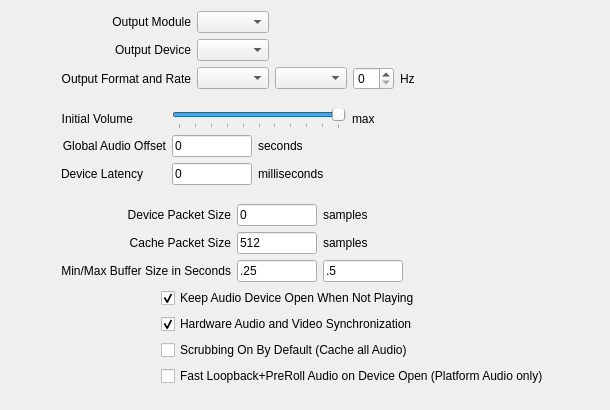
     <widget class="QWidget" name="audioTab">
      <attribute name="title">
       <string>Audio</string>
      </attribute>
      <layout class="QHBoxLayout" name="horizontalLayout_39">
       <item>
        <spacer name="horizontalSpacer_32">
         <property name="orientation">
          <enum>Qt::Horizontal</enum>
         </property>
         <property name="sizeType">
          <enum>QSizePolicy::MinimumExpanding</enum>
         </property>
         <property name="sizeHint" stdset="0">
          <size>
           <width>50</width>
           <height>20</height>
          </size>
         </property>
        </spacer>
       </item>
       <item>
        <layout class="QVBoxLayout" name="verticalLayout_10">
         <item>
          <layout class="QFormLayout" name="formLayout_13">
           <property name="labelAlignment">
            <set>Qt::AlignRight|Qt::AlignTrailing|Qt::AlignVCenter</set>
           </property>
           <item row="0" column="0">
            <widget class="QLabel" name="label_60">
             <property name="text">
              <string>Output Module</string>
             </property>
             <property name="alignment">
              <set>Qt::AlignRight|Qt::AlignTrailing|Qt::AlignVCenter</set>
             </property>
            </widget>
           </item>
           <item row="0" column="1">
            <layout class="QHBoxLayout" name="horizontalLayout_8">
             <item>
              <widget class="QComboBox" name="audioModuleCombo"/>
             </item>
             <item>
              <spacer name="horizontalSpacer_8">
               <property name="orientation">
                <enum>Qt::Horizontal</enum>
               </property>
               <property name="sizeHint" stdset="0">
                <size>
                 <width>40</width>
                 <height>20</height>
                </size>
               </property>
              </spacer>
             </item>
            </layout>
           </item>
           <item row="1" column="0">
            <widget class="QLabel" name="label_59">
             <property name="text">
              <string>Output Device</string>
             </property>
             <property name="alignment">
              <set>Qt::AlignRight|Qt::AlignTrailing|Qt::AlignVCenter</set>
             </property>
            </widget>
           </item>
           <item row="1" column="1">
            <layout class="QHBoxLayout" name="horizontalLayout_9">
             <item>
              <widget class="QComboBox" name="audioDeviceCombo"/>
             </item>
             <item>
              <spacer name="horizontalSpacer_9">
               <property name="orientation">
                <enum>Qt::Horizontal</enum>
               </property>
               <property name="sizeHint" stdset="0">
                <size>
                 <width>40</width>
                 <height>20</height>
                </size>
               </property>
              </spacer>
             </item>
            </layout>
           </item>
           <item row="2" column="0">
            <widget class="QLabel" name="label">
             <property name="text">
              <string>Output Format and Rate</string>
             </property>
             <property name="alignment">
              <set>Qt::AlignRight|Qt::AlignTrailing|Qt::AlignVCenter</set>
             </property>
            </widget>
           </item>
           <item row="2" column="1">
            <layout class="QHBoxLayout" name="horizontalLayout_7">
             <item>
              <widget class="QComboBox" name="audioDeviceLayoutCombo"/>
             </item>
             <item>
              <widget class="QComboBox" name="audioDeviceFormatCombo"/>
             </item>
             <item>
              <widget class="QSpinBox" name="audioDeviceRateWidget"/>
             </item>
             <item>
              <widget class="QLabel" name="label_61">
               <property name="text">
                <string>Hz</string>
               </property>
              </widget>
             </item>
             <item>
              <spacer name="horizontalSpacer_7">
               <property name="orientation">
                <enum>Qt::Horizontal</enum>
               </property>
               <property name="sizeHint" stdset="0">
                <size>
                 <width>40</width>
                 <height>20</height>
                </size>
               </property>
              </spacer>
             </item>
            </layout>
           </item>
          </layout>
         </item>
         <item>
          <spacer name="verticalSpacer">
           <property name="orientation">
            <enum>Qt::Vertical</enum>
           </property>
           <property name="sizeType">
            <enum>QSizePolicy::Fixed</enum>
           </property>
           <property name="sizeHint" stdset="0">
            <size>
             <width>20</width>
             <height>13</height>
            </size>
           </property>
          </spacer>
         </item>
         <item>
          <layout class="QFormLayout" name="formLayout_14">
           <property name="fieldGrowthPolicy">
            <enum>QFormLayout::AllNonFixedFieldsGrow</enum>
           </property>
           <item row="0" column="0">
            <widget class="QLabel" name="label_57">
             <property name="text">
              <string>Initial Volume</string>
             </property>
             <property name="alignment">
              <set>Qt::AlignRight|Qt::AlignTrailing|Qt::AlignVCenter</set>
             </property>
            </widget>
           </item>
           <item row="0" column="1">
            <layout class="QHBoxLayout" name="horizontalLayout_10">
             <item>
              <widget class="QSlider" name="volumeSlider">
               <property name="minimumSize">
                <size>
                 <width>80</width>
                 <height>0</height>
                </size>
               </property>
               <property name="maximum">
                <number>100</number>
               </property>
               <property name="value">
                <number>100</number>
               </property>
               <property name="orientation">
                <enum>Qt::Horizontal</enum>
               </property>
               <property name="invertedAppearance">
                <bool>false</bool>
               </property>
               <property name="invertedControls">
                <bool>false</bool>
               </property>
               <property name="tickPosition">
                <enum>QSlider::TicksBelow</enum>
               </property>
              </widget>
             </item>
             <item>
              <widget class="QLabel" name="label_58">
               <property name="text">
                <string>max</string>
               </property>
              </widget>
             </item>
             <item>
              <spacer name="horizontalSpacer_10">
               <property name="orientation">
                <enum>Qt::Horizontal</enum>
               </property>
               <property name="sizeHint" stdset="0">
                <size>
                 <width>40</width>
                 <height>20</height>
                </size>
               </property>
              </spacer>
             </item>
            </layout>
           </item>
           <item row="1" column="0">
            <widget class="QLabel" name="label_70">
             <property name="text">
              <string>Global Audio Offset</string>
             </property>
             <property name="alignment">
              <set>Qt::AlignRight|Qt::AlignTrailing|Qt::AlignVCenter</set>
             </property>
            </widget>
           </item>
           <item row="1" column="1">
            <layout class="QHBoxLayout" name="horizontalLayout_32">
             <item>
              <widget class="QLineEdit" name="audioGlobalOffsetEdit">
               <property name="maximumSize">
                <size>
                 <width>80</width>
                 <height>16777215</height>
                </size>
               </property>
               <property name="text">
                <string>0</string>
               </property>
              </widget>
             </item>
             <item>
              <widget class="QLabel" name="label_72">
               <property name="text">
                <string>seconds</string>
               </property>
              </widget>
             </item>
             <item>
              <spacer name="horizontalSpacer_44">
               <property name="orientation">
                <enum>Qt::Horizontal</enum>
               </property>
               <property name="sizeHint" stdset="0">
                <size>
                 <width>40</width>
                 <height>20</height>
                </size>
               </property>
              </spacer>
             </item>
            </layout>
           </item>
           <item row="2" column="0">
            <widget class="QLabel" name="label_73">
             <property name="text">
              <string>Device Latency</string>
             </property>
             <property name="alignment">
              <set>Qt::AlignRight|Qt::AlignTrailing|Qt::AlignVCenter</set>
             </property>
            </widget>
           </item>
           <item row="2" column="1">
            <layout class="QHBoxLayout" name="horizontalLayout_33">
             <item>
              <widget class="QLineEdit" name="audioDeviceLatencyEdit">
               <property name="maximumSize">
                <size>
                 <width>80</width>
                 <height>16777215</height>
                </size>
               </property>
               <property name="text">
                <string>0</string>
               </property>
              </widget>
             </item>
             <item>
              <widget class="QLabel" name="label_74">
               <property name="text">
                <string>milliseconds</string>
               </property>
              </widget>
             </item>
             <item>
              <spacer name="horizontalSpacer_46">
               <property name="orientation">
                <enum>Qt::Horizontal</enum>
               </property>
               <property name="sizeHint" stdset="0">
                <size>
                 <width>40</width>
                 <height>20</height>
                </size>
               </property>
              </spacer>
             </item>
            </layout>
           </item>
          </layout>
         </item>
         <item>
          <spacer name="verticalSpacer_2">
           <property name="orientation">
            <enum>Qt::Vertical</enum>
           </property>
           <property name="sizeType">
            <enum>QSizePolicy::Fixed</enum>
           </property>
           <property name="sizeHint" stdset="0">
            <size>
             <width>20</width>
             <height>13</height>
            </size>
           </property>
          </spacer>
         </item>
         <item>
          <layout class="QFormLayout" name="formLayout_15">
           <property name="labelAlignment">
            <set>Qt::AlignRight|Qt::AlignTrailing|Qt::AlignVCenter</set>
           </property>
           <item row="0" column="0">
            <widget class="QLabel" name="label_55">
             <property name="text">
              <string>Device Packet Size</string>
             </property>
             <property name="alignment">
              <set>Qt::AlignRight|Qt::AlignTrailing|Qt::AlignVCenter</set>
             </property>
            </widget>
           </item>
           <item row="0" column="1">
            <layout class="QHBoxLayout" name="horizontalLayout_11">
             <item>
              <widget class="QLineEdit" name="audioDevicePacketEdit">
               <property name="maximumSize">
                <size>
                 <width>80</width>
                 <height>16777215</height>
                </size>
               </property>
               <property name="text">
                <string>0</string>
               </property>
              </widget>
             </item>
             <item>
              <widget class="QLabel" name="label_56">
               <property name="text">
                <string>samples</string>
               </property>
              </widget>
             </item>
             <item>
              <spacer name="horizontalSpacer_11">
               <property name="orientation">
                <enum>Qt::Horizontal</enum>
               </property>
               <property name="sizeHint" stdset="0">
                <size>
                 <width>40</width>
                 <height>20</height>
                </size>
               </property>
              </spacer>
             </item>
            </layout>
           </item>
           <item row="1" column="0">
            <widget class="QLabel" name="label_53">
             <property name="text">
              <string>Cache Packet Size</string>
             </property>
             <property name="alignment">
              <set>Qt::AlignRight|Qt::AlignTrailing|Qt::AlignVCenter</set>
             </property>
            </widget>
           </item>
           <item row="1" column="1">
            <layout class="QHBoxLayout" name="horizontalLayout_12">
             <item>
              <widget class="QLineEdit" name="audioCachePacketEdit">
               <property name="maximumSize">
                <size>
                 <width>80</width>
                 <height>16777215</height>
                </size>
               </property>
               <property name="text">
                <string>512</string>
               </property>
              </widget>
             </item>
             <item>
              <widget class="QLabel" name="label_54">
               <property name="text">
                <string>samples</string>
               </property>
              </widget>
             </item>
             <item>
              <spacer name="horizontalSpacer_12">
               <property name="orientation">
                <enum>Qt::Horizontal</enum>
               </property>
               <property name="sizeHint" stdset="0">
                <size>
                 <width>40</width>
                 <height>20</height>
                </size>
               </property>
              </spacer>
             </item>
            </layout>
           </item>
           <item row="2" column="0">
            <widget class="QLabel" name="label_52">
             <property name="text">
              <string>Min/Max Buffer Size in Seconds</string>
             </property>
             <property name="alignment">
              <set>Qt::AlignRight|Qt::AlignTrailing|Qt::AlignVCenter</set>
             </property>
            </widget>
           </item>
           <item row="2" column="1">
            <layout class="QHBoxLayout" name="horizontalLayout_13">
             <item>
              <widget class="QLineEdit" name="audioCacheMinEdit">
               <property name="maximumSize">
                <size>
                 <width>80</width>
                 <height>16777215</height>
                </size>
               </property>
               <property name="text">
                <string>.25</string>
               </property>
              </widget>
             </item>
             <item>
              <widget class="QLineEdit" name="audioCacheMaxEdit">
               <property name="maximumSize">
                <size>
                 <width>80</width>
                 <height>16777215</height>
                </size>
               </property>
               <property name="text">
                <string>.5</string>
               </property>
              </widget>
             </item>
             <item>
              <spacer name="horizontalSpacer_13">
               <property name="orientation">
                <enum>Qt::Horizontal</enum>
               </property>
               <property name="sizeHint" stdset="0">
                <size>
                 <width>40</width>
                 <height>20</height>
                </size>
               </property>
              </spacer>
             </item>
            </layout>
           </item>
          </layout>
         </item>
         <item>
          <layout class="QVBoxLayout" name="verticalLayout_7">
           <property name="leftMargin">
            <number>100</number>
           </property>
           <item>
            <widget class="QCheckBox" name="audioHoldOpenToggle">
             <property name="text">
              <string>Keep Audio Device Open When Not Playing</string>
             </property>
             <property name="checked">
              <bool>true</bool>
             </property>
            </widget>
           </item>
           <item>
            <widget class="QCheckBox" name="audioHardwareLockToggle">
             <property name="text">
              <string>Hardware Audio and Video Synchronization</string>
             </property>
             <property name="checked">
              <bool>true</bool>
             </property>
            </widget>
           </item>
           <item>
            <widget class="QCheckBox" name="audioScrubAtLaunchToggle">
             <property name="text">
              <string>Scrubbing On By Default (Cache all Audio)</string>
             </property>
             <property name="checked">
              <bool>false</bool>
             </property>
            </widget>
           </item>
           <item>
            <widget class="QCheckBox" name="audioPreRollToggle">
             <property name="text">
              <string>Fast Loopback+PreRoll Audio on Device Open (Platform Audio only)</string>
             </property>
             <property name="checked">
              <bool>false</bool>
             </property>
            </widget>
           </item>
          </layout>
         </item>
         <item>
          <spacer name="verticalSpacer_3">
           <property name="orientation">
            <enum>Qt::Vertical</enum>
           </property>
           <property name="sizeHint" stdset="0">
            <size>
             <width>20</width>
             <height>13</height>
            </size>
           </property>
          </spacer>
         </item>
        </layout>
       </item>
       <item>
        <spacer name="horizontalSpacer_33">
         <property name="orientation">
          <enum>Qt::Horizontal</enum>
         </property>
         <property name="sizeType">
          <enum>QSizePolicy::MinimumExpanding</enum>
         </property>
         <property name="sizeHint" stdset="0">
          <size>
           <width>50</width>
           <height>20</height>
          </size>
         </property>
        </spacer>
       </item>
      </layout>
     </widget>
